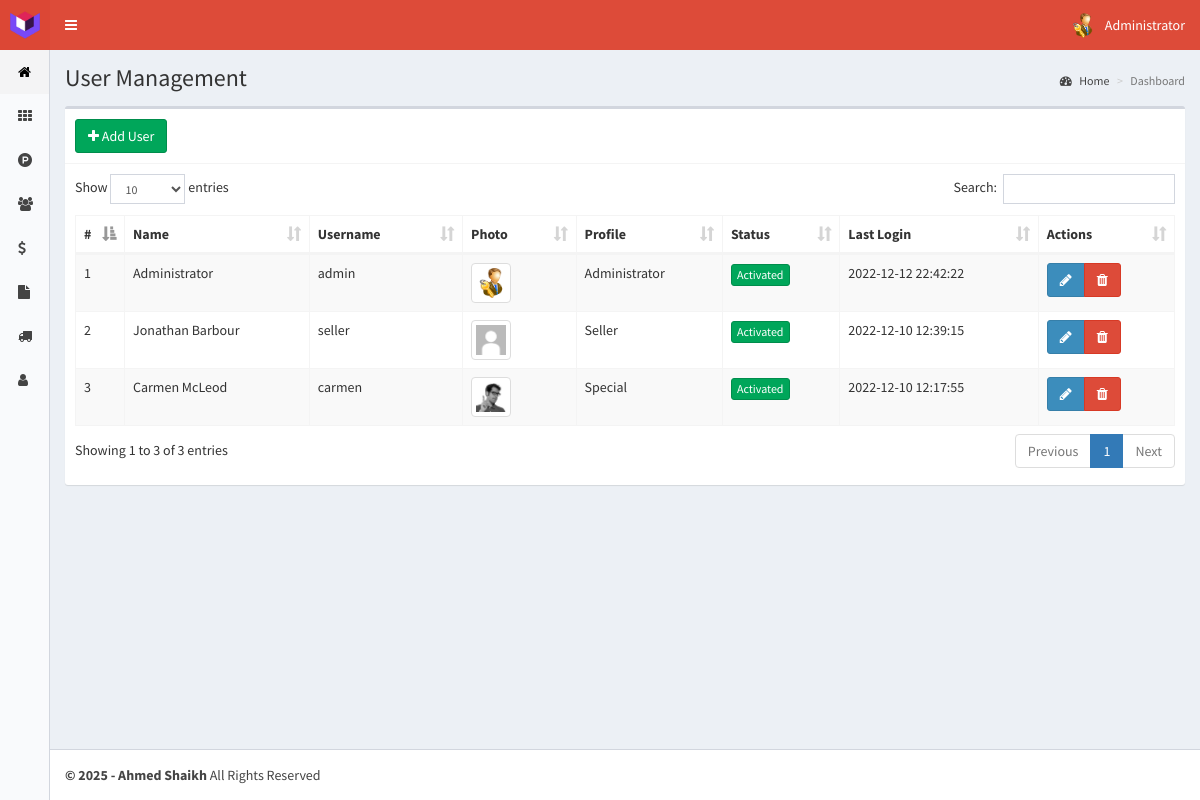
The app's page /users (signed in) with its own data.
### tables this page shows
CREATE TABLE `users` (
  `id` int(11) NOT NULL,
  `name` text NOT NULL,
  `user` text NOT NULL,
  `password` text NOT NULL,
  `profile` text NOT NULL,
  `photo` text NOT NULL,
  `status` int(1) NOT NULL,
  `lastLogin` datetime NOT NULL,
  `date` timestamp NOT NULL DEFAULT CURRENT_TIMESTAMP ON UPDATE CURRENT_TIMESTAMP
);

### controllers/template.controller.php (called while the page is built)
<?php
class ControllerTemplate{
	static public function ctrTemplate(){
		include "views/template.php";
	}
}

### index.php (called while the page is built, shortened)
<?php
require_once "controllers/template.controller.php";
require_once "controllers/users.controller.php";
require_once "models/users.model.php";
$template = new ControllerTemplate();
$template -> ctrTemplate();

### controllers/users.controller.php (called while the page is built, shortened)
<?php
class ControllerUsers{
	static public function ctrShowUsers($item, $value){
		$table = "users";
		$answer = UsersModel::MdlShowUsers($table, $item, $value);
		return $answer;
	}
}

### models/connection.php (called while the page is built)
<?php
class Connection{
	static public function connect(){
		$link = new PDO("mysql:host=localhost;dbname=posystem", "root", "");
		$link -> exec("set names utf8");
		return $link;
	}
}

### models/users.model.php (called while the page is built, shortened)
<?php
require_once "connection.php";
class UsersModel{
	static public function MdlShowUsers($tableUsers, $item, $value){
		if($item != null){
			$stmt = Connection::connect()->prepare("SELECT * FROM $tableUsers WHERE $item = :$item");
			$stmt -> bindParam(":".$item, $value, PDO::PARAM_STR);
			$stmt -> execute();
			return $stmt -> fetch();
		}
		else{
			$stmt = Connection::connect()->prepare("SELECT * FROM $tableUsers");
			$stmt -> execute();
			return $stmt -> fetchAll();
		}
	}
}

### views/modules/users.php (the view, shortened to what this page needs)
<div class="content-wrapper">
  <section class="content-header">
    <h1>
      User Management
    </h1>
    <ol class="breadcrumb">
      <li><a href="home"><i class="fa fa-dashboard"></i> Home</a></li>
      <li class="active">Dashboard</li>
    </ol>
  </section>
  <section class="content">
    <div class="box">
      <div class="box-header with-border">
        <button class="btn btn-success" data-toggle="modal" data-target="#addUser">
         <i class="fa fa-plus"></i> Add User
        </button>
      </div>
      <div class="box-body">
        <table class="table table-bordered table-hover table-striped dt-responsive tables" width="100%">
          <thead>
           <tr>
             <th style="width:10px">#</th>
             <th>Name</th>
             <th>Username</th>
             <th>Photo</th>
             <th>Profile</th>
             <th>Status</th>
             <th>Last Login</th>
             <th>Actions</th>
           </tr>
          </thead>
          <tbody>
            <?php
              $item = null;
              $value = null;
              $users = ControllerUsers::ctrShowUsers($item, $value);
              foreach ($users as $key => $value) {
                echo '
                  <tr>
                    <td>'.($key+1).'</td>
                    <td>'.$value["name"].'</td>
                    <td>'.$value["user"].'</td>';
                    if ($value["photo"] != ""){
                      echo '<td><img src="'.$value["photo"].'" class="img-thumbnail" width="40px"></td>';
                    }else{
                      echo '<td><img src="views/img/users/default/anonymous.png" class="img-thumbnail" width="40px"></td>';
                    }
                    echo '<td>'.$value["profile"].'</td>';
                    if($value["status"] != 0){
                      echo '<td><button class="btn btn-success btnActivate btn-xs" userId="'.$value["id"].'" userStatus="0">Activated</button></td>';
                    }else{
                      echo '<td><button class="btn btn-danger btnActivate btn-xs" userId="'.$value["id"].'" userStatus="1">Deactivated</button></td>';
                    }
                    echo '<td>'.$value["lastLogin"].'</td>
                    <td>
                      <div class="btn-group">
                        <button class="btn btn-primary btnEditUser" idUser="'.$value["id"].'" data-toggle="modal" data-target="#editUser"><i class="fa fa-pencil"></i></button>
                        <button class="btn btn-danger btnDeleteUser" userId="'.$value["id"].'" username="'.$value["user"].'" userPhoto="'.$value["photo"].'"><i class="fa fa-trash"></i></button>
                      </div>
                    </td>
                  </tr>';
              }
            ?>
          </tbody>
        </table>
      </div>
    </div>
  </section>
</div>

### records on screen
users: name "Administrator", user "admin", photo (picture), profile "Administrator", lastLogin "2022-12-12 22:42:22"
users: name "Jonathan Barbour", user "seller", photo (picture), profile "Seller", lastLogin "2022-12-10 12:39:15"
users: name "Carmen McLeod", user "carmen", photo (picture), profile "Special", lastLogin "2022-12-10 12:17:55"

### other values on screen
$_SESSION["name"] "Administrator"
